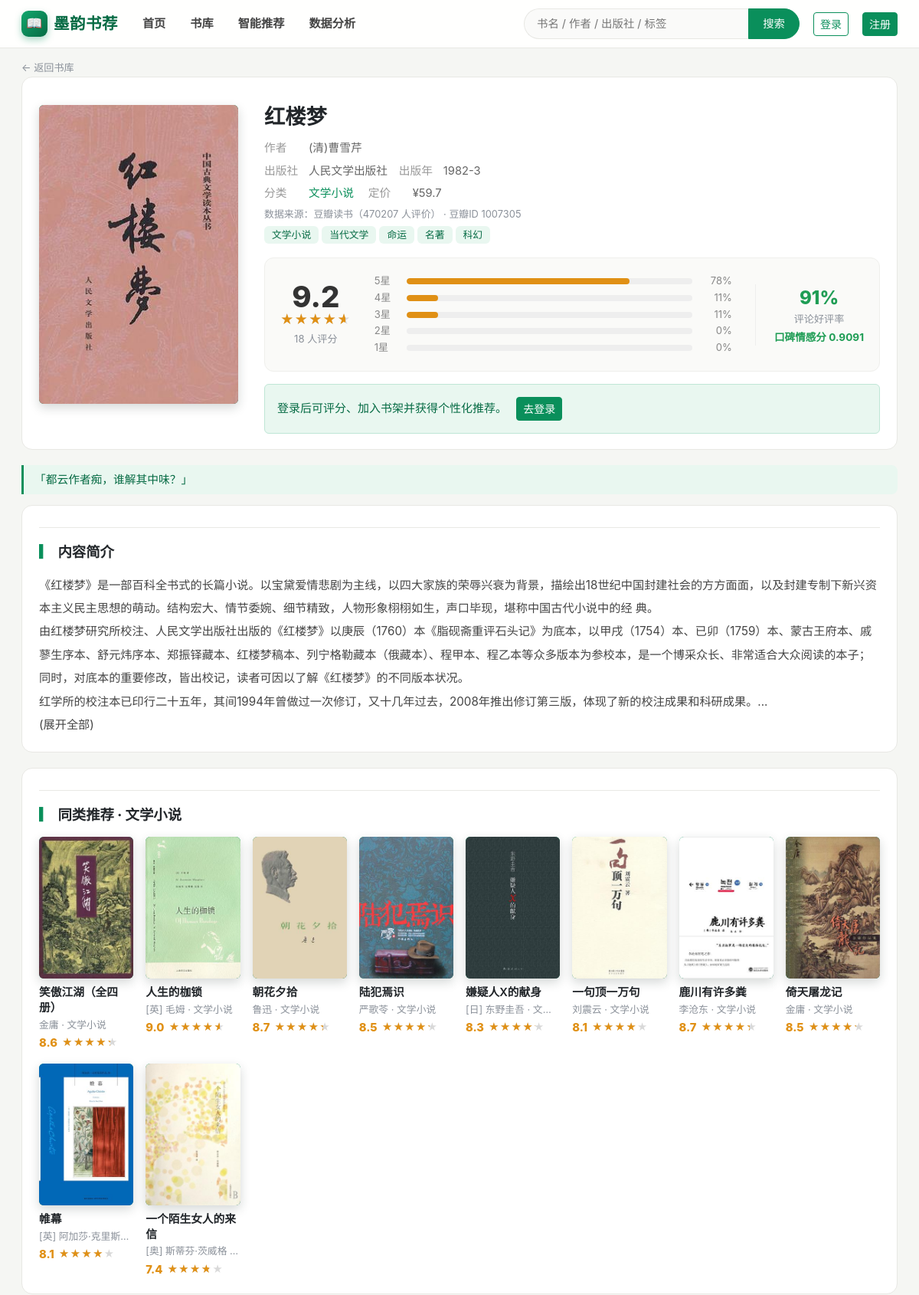
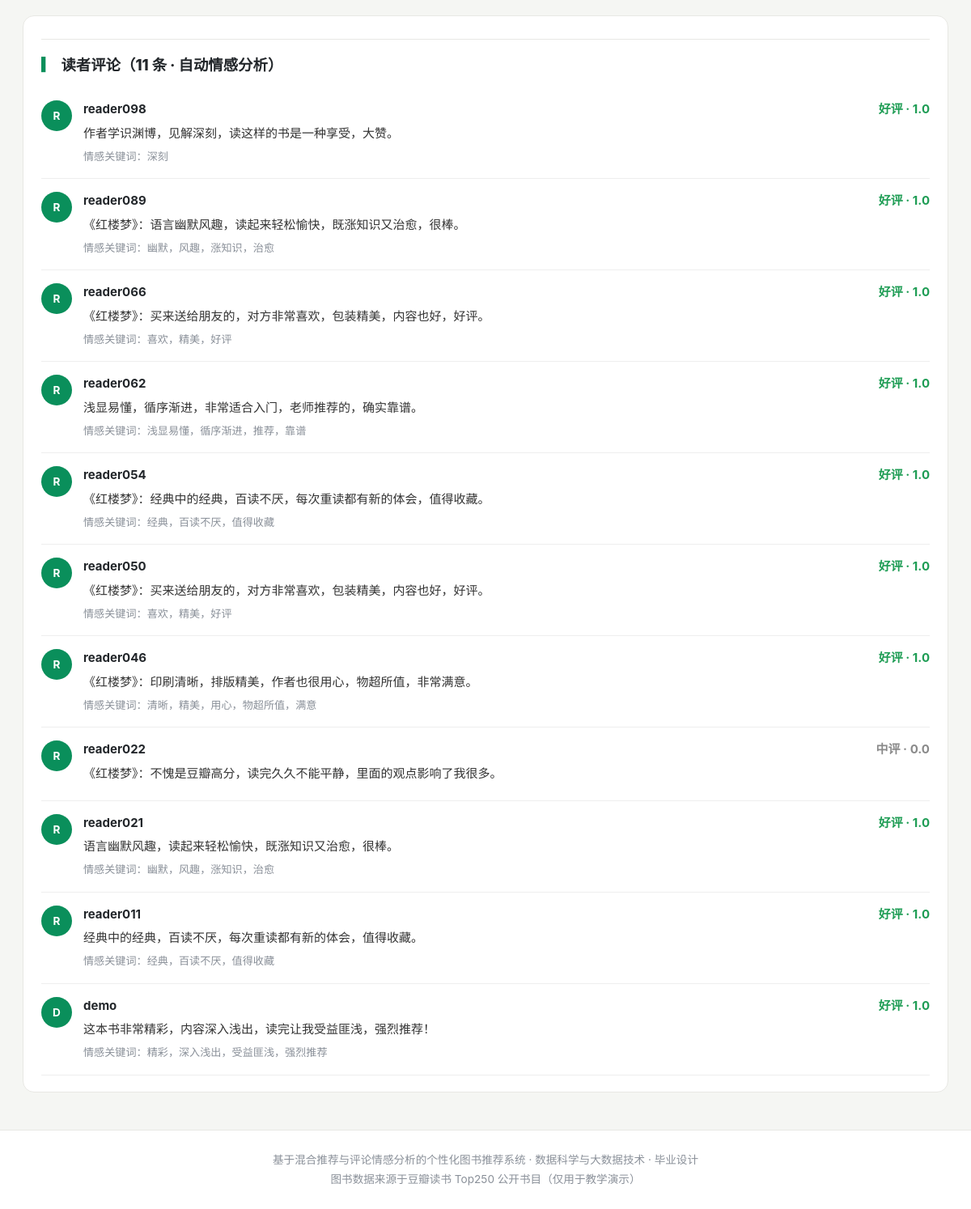
The page /books/705/ on the database its author committed (2 pictures, top to bottom).
### apps/books/models.py (models this page shows, shortened)
class Book(models.Model):
    CATEGORY_CHOICES = [
        ("文学小说", "文学小说"),
        ("历史人文", "历史人文"),
        ("哲学宗教", "哲学宗教"),
        ("社会科学", "社会科学"),
        ("心理励志", "心理励志"),
        ("经济管理", "经济管理"),
        ("科学科普", "科学科普"),
        ("艺术设计", "艺术设计"),
        ("传记纪实", "传记纪实"),
        ("少儿读物", "少儿读物"),
        ("诗歌散文", "诗歌散文"),
        ("语言文化", "语言文化"),
    ]
    subject_id = models.CharField("豆瓣ID", max_length=20, blank=True, default="", db_index=True)
    isbn = models.CharField("ISBN", max_length=20, blank=True, default="", db_index=True)
    title = models.CharField("书名", max_length=200, db_index=True)
    subtitle = models.CharField("副标题", max_length=200, blank=True, default="")
    author = models.CharField("作者", max_length=100, blank=True, default="", db_index=True)
    publisher = models.CharField("出版社", max_length=100, blank=True, default="")
    pub_date = models.CharField("出版日期", max_length=30, blank=True, default="")
    pub_year = models.IntegerField("出版年份", null=True, blank=True)
    pages = models.IntegerField("页数", null=True, blank=True)
    price = models.FloatField("价格", null=True, blank=True)
    category = models.CharField("分类", max_length=50, default="未分类", db_index=True)
    tags = models.TextField("标签", blank=True, default="", help_text="逗号分隔")
    description = models.TextField("简介", blank=True, default="")
    cover = models.ImageField("封面", upload_to="covers/", blank=True, null=True)
    source = models.CharField("数据来源", max_length=20, default="douban", blank=True)
    douban_rating = models.FloatField("豆瓣评分", default=0)
    douban_votes = models.IntegerField("豆瓣评分人数", default=0)
    quote = models.CharField("一句话推荐", max_length=200, blank=True, default="")
    rating_avg = models.FloatField("系统平均评分", default=0)
    rating_count = models.IntegerField("系统评分人数", default=0)
    topic = models.IntegerField("LDA主题编号", null=True, blank=True)
    sentiment_score = models.FloatField("口碑情感分", default=0)
    positive_rate = models.FloatField("好评率", default=0)
    dedup_hash = models.CharField("去重标识", max_length=64, unique=True, null=True, blank=True)
    created_at = models.DateTimeField("入库时间", auto_now_add=True)
    class Meta:
        verbose_name = "图书"
        verbose_name_plural = verbose_name
        ordering = ["-rating_count", "-rating_avg"]
    def tag_list(self):
        import re
        return [t.strip() for t in re.split(r"[，,]", self.tags or "") if t.strip()]
    @property
    def positive_rate_pct(self):
        return round(self.positive_rate * 100)
    @property
    def display_rating(self):
        return self.rating_avg if self.rating_count > 0 else self.douban_rating
    @property
    def display_votes(self):
        return self.rating_count if self.rating_count > 0 else self.douban_votes
    @property
    def star_percent(self):
        return round(self.display_rating / 10.0 * 100)

class Comment(models.Model):
    POLARITY_CHOICES = [
        ("pos", "好评"),
        ("neu", "中评"),
        ("neg", "差评"),
    ]
    user = models.ForeignKey(
        User, on_delete=models.CASCADE, related_name="comments", verbose_name="用户"
    )
    book = models.ForeignKey(
        Book, on_delete=models.CASCADE, related_name="comments", verbose_name="图书"
    )
    content = models.TextField("评论内容")
    sentiment = models.FloatField("情感得分", default=0)
    polarity = models.CharField("情感极性", max_length=3, choices=POLARITY_CHOICES, default="neu")
    keywords = models.CharField("情感关键词", max_length=200, blank=True, default="")
    created_at = models.DateTimeField("评论时间", auto_now_add=True)
    class Meta:
        verbose_name = "评论"
        verbose_name_plural = verbose_name
        ordering = ["-created_at"]

### apps/books/views.py (the view)
# urls.py: path("books/<int:pk>/", views.book_detail, name="book_detail"),
def book_detail(request, pk):
    book = get_object_or_404(Book, pk=pk)
    if request.user.is_authenticated:
        ClickLog.objects.get_or_create(user=request.user, book=book)
    user_rating = None
    shelf_status = None
    is_favorite = False
    if request.user.is_authenticated:
        r = Rating.objects.filter(user=request.user, book=book).first()
        user_rating = r.score if r else None
        sh = Bookshelf.objects.filter(user=request.user, book=book).first()
        shelf_status = sh.status if sh else None
        is_favorite = Favorite.objects.filter(user=request.user, book=book).exists()
    similar = (
        Book.objects.filter(category=book.category)
        .exclude(pk=book.pk)
        .order_by("-rating_count", "-rating_avg")[:10]
    )
    comments = book.comments.select_related("user").all()
    bins = [("5星", 9.0, 10.1), ("4星", 7.0, 9.0), ("3星", 5.0, 7.0),
            ("2星", 3.0, 5.0), ("1星", 0.0, 3.0)]
    scores = list(Rating.objects.filter(book=book).values_list("score", flat=True))
    total_s = len(scores)
    star_dist = []
    for lab, lo, hi in bins:
        c = sum(1 for s in scores if lo <= s < hi)
        star_dist.append({"label": lab, "count": c,
                          "pct": round(c / total_s * 100) if total_s else 0})
    context = {
        "book": book,
        "user_rating": user_rating,
        "shelf_status": shelf_status,
        "is_favorite": is_favorite,
        "similar": similar,
        "comments": comments,
        "star_dist": star_dist,
    }
    return render(request, "books/book_detail.html", context)

### templates/books/book_detail.html (shortened to what this page needs)
{% extends "base.html" %}
{% block content %}
<a href="{% url 'book_list' %}" class="text-muted small d-inline-block mt-3">← 返回书库</a>
<div class="card-box">
  <div class="detail-layout">
    <div class="detail-cover">
      <div class="cover-frame" style="width:260px;">
        <span class="cover-fallback" style="font-size:2.6rem;">{{ book.title|first }}</span>
        {% if book.cover %}<img src="{{ book.cover.url }}" alt="{{ book.title }}" onerror="this.remove();">{% endif %}
      </div>
    </div>
    <div class="detail-info">
      <h1>{{ book.title }}
      </h1>
      <div class="detail-meta">
        <div><span class="k">作者</span>{{ book.author }}</div>
        <div><span class="k">出版社</span>{{ book.publisher }}{% if book.pub_date %}　<span class="k">出版年</span>{{ book.pub_date }}{% elif book.pub_year %}　<span class="k">出版年</span>{{ book.pub_year }} 年{% endif %}</div>
        <div><span class="k">分类</span><a class="text-brand" href="{% url 'book_list' %}?category={{ book.category }}">{{ book.category }}</a>
          {% if book.price %}　<span class="k">定价</span>¥{{ book.price }}{% endif %}
        </div>
        {% if book.douban_votes %}<div class="text-muted small">数据来源：豆瓣读书（{{ book.douban_votes }} 人评价）{% if book.subject_id %} · 豆瓣ID {{ book.subject_id }}{% endif %}</div>{% endif %}
      </div>
      <div class="mb-2">
        {% for tag in book.tag_list %}<span class="tag-badge">{{ tag }}</span>{% endfor %}
      </div>
      <div class="rating-box">
        <div class="text-center">
          <div class="big-score">{{ book.display_rating|floatformat:1 }}</div>
          <div>{% include "partials/stars.html" with percent=book.star_percent size="md" %}</div>
          <div class="text-muted small mt-1">{{ book.display_votes }} 人评分</div>
        </div>
        <div class="dist">
          {% for d in star_dist %}
          <div class="dist-row">
            <span class="lab">{{ d.label }}</span>
            <span class="dist-bar"><i style="width:{{ d.pct }}%;"></i></span>
            <span class="pct">{{ d.pct }}%</span>
          </div>
          {% endfor %}
        </div>
        <div class="text-center" style="border-left:1px solid #eee;padding-left:24px;">
          <div class="sentiment-pos" style="font-size:1.5rem;font-weight:800;">{{ book.positive_rate_pct }}%</div>
          <div class="text-muted small">评论好评率</div>
          <div class="mt-1" style="font-size:.85rem;" class="text-muted">
            <span class="sentiment-{% if book.sentiment_score > 0.1 %}pos{% elif book.sentiment_score < -0.1 %}neg{% else %}neu{% endif %}">
              口碑情感分 {{ book.sentiment_score }}
            </span>
          </div>
        </div>
      </div>
      {% if user.is_authenticated %}
      <form method="post" action="{% url 'toggle_shelf' book.id %}" class="action-row">
        {% csrf_token %}
        <button name="status" value="want" class="btn btn-want {% if shelf_status == 'want' %}on{% endif %}">想读</button>
        <button name="status" value="reading" class="btn btn-want {% if shelf_status == 'reading' %}on{% endif %}">在读</button>
        <button name="status" value="read" class="btn btn-brand {% if shelf_status == 'read' %}on{% endif %}">读过</button>
        <button formaction="{% url 'toggle_favorite' book.id %}" class="btn btn-outline-brand">{% if is_favorite %}★ 已收藏{% else %}☆ 收藏{% endif %}</button>
      </form>
      <form method="post" action="{% url 'rate_book' book.id %}" class="d-flex align-items-center gap-2 mt-2">
        {% csrf_token %}
        <span class="fw-bold small">我的评分：</span>
        <div class="score-pick">
          {% for s in '123456789' %}
          <button type="submit" name="score" value="{{ s }}" class="{% if user_rating == s|add:'0' %}on{% endif %}">{{ s }}</button>
          {% endfor %}
          <button type="submit" name="score" value="10" class="{% if user_rating == 10 %}on{% endif %}">10</button>
        </div>
        {% if user_rating %}<small class="text-muted ms-2">已评 {{ user_rating }} 分</small>{% endif %}
      </form>
      {% else %}
      <div class="alert alert-info mt-3 mb-0" style="background:var(--brand-light);border-color:#bfe6d6;color:var(--brand-dark);">
        登录后可评分、加入书架并获得个性化推荐。
        <a href="{% url 'login' %}" class="btn btn-brand btn-sm ms-2">去登录</a>
      </div>
      {% endif %}
    </div>
  </div>
</div>
{% if book.quote %}<div class="quote-line">「{{ book.quote }}」</div>{% endif %}
<div class="card-box">
  <div class="sec-title"><span class="dot">▎</span>内容简介</div>
  <div class="desc-text">{{ book.description }}</div>
</div>
<div class="card-box">
  <div class="sec-title"><span class="dot">▎</span>同类推荐 · {{ book.category }}</div>
  <div class="bk-grid" style="grid-template-columns:repeat(auto-fill,minmax(110px,1fr));gap:16px;">
    {% for b in similar %}
    {% include "partials/book_grid_card.html" with book=b %}
    {% endfor %}
  </div>
</div>
<div class="card-box">
  <div class="sec-title"><span class="dot">▎</span>读者评论（{{ comments|length }} 条 · 自动情感分析）</div>
  {% for c in comments %}
  <div class="comment-item">
    <div class="avatar">{{ c.user.username|first|upper }}</div>
    <div class="body">
      <div class="head">
        <span class="name">{{ c.user.username }}</span>
        <span class="sentiment-{{ c.polarity }}">{{ c.get_polarity_display }} · {{ c.sentiment }}</span>
      </div>
      <div class="text">{{ c.content }}</div>
      {% if c.keywords %}<small class="text-muted">情感关键词：{{ c.keywords }}</small>{% endif %}
    </div>
  </div>
  {% empty %}
  <p class="text-muted">暂无评论，来写第一条吧。</p>
  {% endfor %}
</div>
{% endblock %}

### templates/partials/stars.html
<span class="stars {{ size }}">
  <span>★★★★★</span>
  <span class="fill" style="width:{{ percent }}%;">★★★★★</span>
</span>

### templates/partials/book_grid_card.html (shortened to what this page needs)
<div class="bk-item">
  {% include "partials/cover.html" with book=book %}
  <div class="meta">
    <a href="{% url 'book_detail' book.id %}"><div class="t two">{{ book.title }}</div></a>
    <div class="a">{{ book.author }} · {{ book.category }}</div>
    <div class="r">
      {% if book.display_rating %}
      <span class="num">{{ book.display_rating|floatformat:1 }}</span>
      {% include "partials/stars.html" with percent=book.star_percent %}
      {% else %}
      <span class="pp">暂无评分</span>
      {% endif %}
    </div>
  </div>
</div>

### templates/partials/cover.html
<a class="cover-frame" href="{% url 'book_detail' book.id %}" title="{{ book.title }}">
  <span class="cover-fallback">{{ book.title|first }}</span>
  {% if book.cover %}<img src="{{ book.cover.url }}" alt="{{ book.title }}" loading="lazy" onerror="this.remove();">{% endif %}
</a>

### rows shown on the page
Book: cover (picture), title "红楼梦", author "(清)曹雪芹", publisher "人民文学出版社", pub_date "1982-3", category "文学小说", price "59.7", douban_votes "470207", subject_id "1007305", display_rating "9.2", display_votes "18", positive_rate_pct "91", sentiment_score "0.9091", quote "都云作者痴，谁解其中味？", description "《红楼梦》是一部百科全书式的长篇小说。以宝黛爱情悲剧为主线，以四大家族的荣辱兴衰为背景，描绘出18世纪中国封建社会的方方面面，以及封建专制下新兴资本主义民主思想的萌动。结构宏大、情节委婉、细节精致，人物形象栩栩如生，声口毕现，堪称中国古代小说中的经 典。 由红楼梦研究所校注、人民文学出版社出版的《红楼梦》以庚辰（1760）本《脂砚斋重评石头记》为底本，以甲戌（1754）本、已卯（1759）本、蒙古王府本、戚蓼生序本、舒元炜序本、郑振铎藏本、红楼梦稿本、列宁格勒藏本（俄藏本）、程甲本、程乙本等众多版本为参校本，是一个博采众长、非常适合大众阅读的本子；同时，对底本的重要修改，皆出校记，读者可因以了解《红楼梦》的不同版本状况。 红学所的校注本已印行二十五年，其间1994年曾做过一次修订，又十几年过去，2008年推出修订第三版，体现了新的校注成果和科研成果。... (展开全部)"
Book: cover (picture), title "笑傲江湖（全四册）", author "金庸", category "文学小说", display_rating "8.6", {{ percent }} 86 (drawn)
Book: cover (picture), title "人生的枷锁", author "[英] 毛姆", category "文学小说", display_rating "9.0", {{ percent }} 90 (drawn)
Book: cover (picture), title "朝花夕拾", author "鲁迅", category "文学小说", display_rating "8.7", {{ percent }} 87 (drawn)
Book: cover (picture), title "陆犯焉识", author "严歌苓", category "文学小说", display_rating "8.5", {{ percent }} 85 (drawn)
Book: cover (picture), title "嫌疑人X的献身", author "[日] 东野圭吾", category "文…", display_rating "8.3", {{ percent }} 83 (drawn)
Book: cover (picture), title "一句顶一万句", author "刘震云", category "文学小说", display_rating "8.1", {{ percent }} 80 (drawn)
Book: cover (picture), title "鹿川有许多粪", author "李沧东", category "文学小说", display_rating "8.7", {{ percent }} 87 (drawn)
Book: cover (picture), title "倚天屠龙记", author "金庸", category "文学小说", display_rating "8.5", {{ percent }} 85 (drawn)
Book: cover (picture), title "帷幕", author "[英] 阿加莎·克里斯…", display_rating "8.1", {{ percent }} 81 (drawn)
Book: cover (picture), title "一个陌生女人的来信", author "[奥] 斯蒂芬·茨威格", display_rating "7.4", {{ percent }} 74 (drawn)
Comment: user.username|first "R", user.username "reader098", polarity "好评", sentiment "1.0", content "作者学识渊博，见解深刻，读这样的书是一种享受，大赞。", keywords "深刻"
Comment: user.username|first "R", user.username "reader089", polarity "好评", sentiment "1.0", content "《红楼梦》：语言幽默风趣，读起来轻松愉快，既涨知识又治愈，很棒。", keywords "幽默，风趣，涨知识，治愈"
Comment: user.username|first "R", user.username "reader066", polarity "好评", sentiment "1.0", content "《红楼梦》：买来送给朋友的，对方非常喜欢，包装精美，内容也好，好评。", keywords "喜欢，精美，好评"
Comment: user.username|first "R", user.username "reader062", polarity "好评", sentiment "1.0", content "浅显易懂，循序渐进，非常适合入门，老师推荐的，确实靠谱。", keywords "浅显易懂，循序渐进，推荐，靠谱"
Comment: user.username|first "R", user.username "reader054", polarity "好评", sentiment "1.0", content "《红楼梦》：经典中的经典，百读不厌，每次重读都有新的体会，值得收藏。", keywords "经典，百读不厌，值得收藏"
Comment: user.username|first "R", user.username "reader050", polarity "好评", sentiment "1.0", content "《红楼梦》：买来送给朋友的，对方非常喜欢，包装精美，内容也好，好评。", keywords "喜欢，精美，好评"
Comment: user.username|first "R", user.username "reader046", polarity "好评", sentiment "1.0", content "《红楼梦》：印刷清晰，排版精美，作者也很用心，物超所值，非常满意。", keywords "清晰，精美，用心，物超所值，满意"
Comment: user.username|first "R", user.username "reader022", polarity "中评", sentiment "0.0", content "《红楼梦》：不愧是豆瓣高分，读完久久不能平静，里面的观点影响了我很多。"
Comment: user.username|first "R", user.username "reader021", polarity "好评", sentiment "1.0", content "语言幽默风趣，读起来轻松愉快，既涨知识又治愈，很棒。", keywords "幽默，风趣，涨知识，治愈"
Comment: user.username|first "R", user.username "reader011", polarity "好评", sentiment "1.0", content "经典中的经典，百读不厌，每次重读都有新的体会，值得收藏。", keywords "经典，百读不厌，值得收藏"
Comment: user.username|first "D", user.username "demo", polarity "好评", sentiment "1.0", content "这本书非常精彩，内容深入浅出，读完让我受益匪浅，强烈推荐！", keywords "精彩，深入浅出，受益匪浅，强烈推荐"

### other values the page prints
{{ tag }} "文学小说" "当代文学" "命运" "名著" "科幻"
{{ d.label }} "5星" "4星" "3星" "2星" "1星"
{{ d.pct }} "78" "11" "11" "0" "0"
{{ comments|length }} "11"
